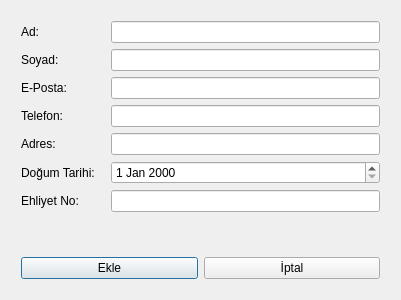
<?xml version="1.0" encoding="UTF-8"?>
<ui version="4.0">
 <class>Dialog</class>
 <widget class="QDialog" name="Dialog">
  <property name="geometry">
   <rect>
    <x>0</x>
    <y>0</y>
    <width>401</width>
    <height>300</height>
   </rect>
  </property>
  <property name="windowTitle">
   <string>Dialog</string>
  </property>
  <layout class="QGridLayout" name="gridLayout">
   <item row="0" column="0">
    <layout class="QVBoxLayout" name="verticalLayout">
     <item>
      <layout class="QFormLayout" name="formLayout">
       <property name="horizontalSpacing">
        <number>16</number>
       </property>
       <property name="leftMargin">
        <number>10</number>
       </property>
       <property name="topMargin">
        <number>10</number>
       </property>
       <property name="rightMargin">
        <number>10</number>
       </property>
       <property name="bottomMargin">
        <number>10</number>
       </property>
       <item row="0" column="0">
        <widget class="QLabel" name="label">
         <property name="text">
          <string>Ad:</string>
         </property>
        </widget>
       </item>
       <item row="0" column="1">
        <widget class="QLineEdit" name="ekleadLineEdit"/>
       </item>
       <item row="1" column="0">
        <widget class="QLabel" name="label_2">
         <property name="text">
          <string>Soyad:</string>
         </property>
        </widget>
       </item>
       <item row="1" column="1">
        <widget class="QLineEdit" name="eklesoyadLineEdit"/>
       </item>
       <item row="2" column="0">
        <widget class="QLabel" name="label_3">
         <property name="text">
          <string>E-Posta:</string>
         </property>
        </widget>
       </item>
       <item row="2" column="1">
        <widget class="QLineEdit" name="ekleepostaLineEdit"/>
       </item>
       <item row="3" column="0">
        <widget class="QLabel" name="label_4">
         <property name="text">
          <string>Telefon:</string>
         </property>
        </widget>
       </item>
       <item row="3" column="1">
        <widget class="QLineEdit" name="ekletelefonLineEdit"/>
       </item>
       <item row="4" column="0">
        <widget class="QLabel" name="label_5">
         <property name="text">
          <string>Adres:</string>
         </property>
        </widget>
       </item>
       <item row="4" column="1">
        <widget class="QLineEdit" name="ekleadresLineEdit"/>
       </item>
       <item row="5" column="0">
        <widget class="QLabel" name="label_6">
         <property name="text">
          <string>Doğum Tarihi:</string>
         </property>
        </widget>
       </item>
       <item row="6" column="0">
        <widget class="QLabel" name="label_7">
         <property name="text">
          <string>Ehliyet No:</string>
         </property>
        </widget>
       </item>
       <item row="6" column="1">
        <widget class="QLineEdit" name="ekleehliyetnoLineEdit"/>
       </item>
       <item row="5" column="1">
        <widget class="QDateEdit" name="ekledogumtarihiDateEdit"/>
       </item>
      </layout>
     </item>
     <item>
      <layout class="QHBoxLayout" name="horizontalLayout">
       <property name="leftMargin">
        <number>10</number>
       </property>
       <property name="topMargin">
        <number>10</number>
       </property>
       <property name="rightMargin">
        <number>10</number>
       </property>
       <property name="bottomMargin">
        <number>10</number>
       </property>
       <item>
        <widget class="QPushButton" name="ekleekleButton">
         <property name="text">
          <string>Ekle</string>
         </property>
        </widget>
       </item>
       <item>
        <widget class="QPushButton" name="ekleiptalButton">
         <property name="text">
          <string>İptal</string>
         </property>
        </widget>
       </item>
      </layout>
     </item>
    </layout>
   </item>
  </layout>
 </widget>
 <resources/>
 <connections/>
</ui>
